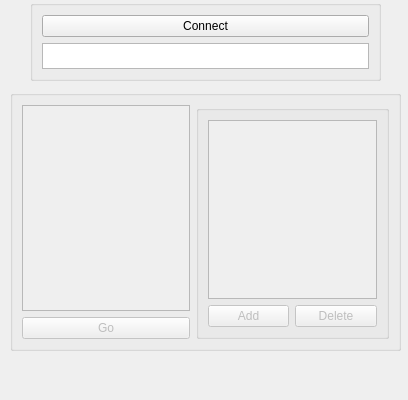
<?xml version="1.0" encoding="UTF-8"?>
<ui version="4.0">
 <class>MainWindow</class>
 <widget class="QMainWindow" name="MainWindow">
  <property name="geometry">
   <rect>
    <x>0</x>
    <y>0</y>
    <width>408</width>
    <height>400</height>
   </rect>
  </property>
  <property name="windowTitle">
   <string>MainWindow</string>
  </property>
  <widget class="QWidget" name="centralwidget">
   <widget class="QGroupBox" name="connectGroup">
    <property name="geometry">
     <rect>
      <x>30</x>
      <y>0</y>
      <width>351</width>
      <height>81</height>
     </rect>
    </property>
    <property name="checkable">
     <bool>false</bool>
    </property>
    <layout class="QGridLayout" name="gridLayout">
     <item row="0" column="0">
      <widget class="QPushButton" name="connectButton">
       <property name="text">
        <string>Connect</string>
       </property>
      </widget>
     </item>
     <item row="1" column="0">
      <widget class="QTextEdit" name="textEdit"/>
     </item>
    </layout>
   </widget>
   <widget class="QGroupBox" name="radioGroup_2">
    <property name="enabled">
     <bool>false</bool>
    </property>
    <property name="geometry">
     <rect>
      <x>10</x>
      <y>90</y>
      <width>391</width>
      <height>261</height>
     </rect>
    </property>
    <layout class="QGridLayout" name="radioGroup">
     <item row="2" column="0">
      <widget class="QListWidget" name="rooms"/>
     </item>
     <item row="3" column="0">
      <widget class="QPushButton" name="goButton">
       <property name="text">
        <string>Go</string>
       </property>
      </widget>
     </item>
     <item row="2" column="1" rowspan="2">
      <widget class="QGroupBox" name="queueGroup">
       <layout class="QGridLayout" name="gridLayout_2">
        <item row="1" column="0">
         <widget class="QPushButton" name="addButton">
          <property name="text">
           <string>Add</string>
          </property>
         </widget>
        </item>
        <item row="1" column="1">
         <widget class="QPushButton" name="deleteButton">
          <property name="text">
           <string>Delete</string>
          </property>
         </widget>
        </item>
        <item row="0" column="0" colspan="2">
         <widget class="QListWidget" name="queue"/>
        </item>
       </layout>
      </widget>
     </item>
    </layout>
   </widget>
  </widget>
 </widget>
 <resources/>
 <connections/>
</ui>
